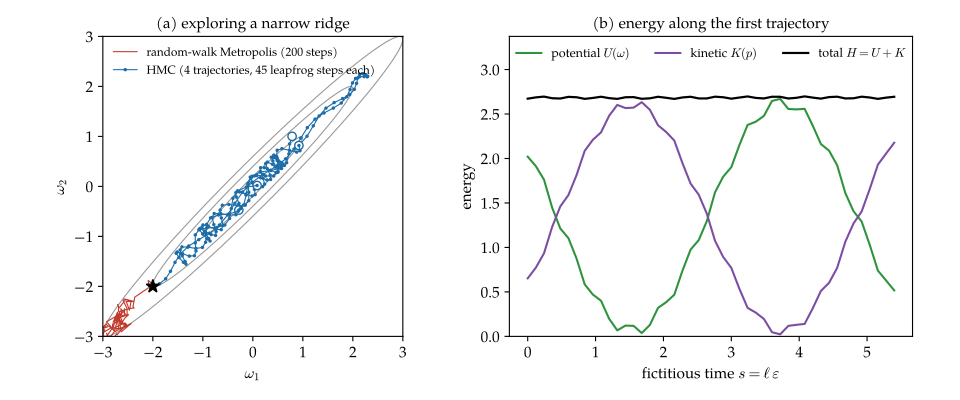

This figure's Python source:
import numpy as np, matplotlib as mp, matplotlib.pyplot as plt
plt.rcParams.update({"text.usetex": False, "font.family": "serif", "font.serif": ["TeX Gyre Pagella", "Palatino", "DejaVu Serif"], "mathtext.fontset": "cm",
    "font.size": 11})
rng = np.random.default_rng(7)
rho = 0.98
S = np.array([[1, rho], [rho, 1]]); P = np.linalg.inv(S)
U = lambda q: 0.5 * q @ P @ q
gU = lambda q: P @ q
# random-walk Metropolis, 200 steps
q = np.array([-2.0, -2.0]); rw = [q]
for _ in range(200):
    p = q + 0.15 * rng.standard_normal(2)
    if np.log(rng.random()) < U(q) - U(p): q = p
    rw.append(q)
rw = np.array(rw)
# HMC: 5 trajectories, eps 0.12, L 25
q = np.array([-2.0, -2.0]); trajs = []; Hs = None
eps, L = 0.12, 45
for t in range(4):
    p = rng.standard_normal(2); q0, p0 = q.copy(), p.copy()
    path = [q.copy()]; HUK = [(U(q), 0.5*p@p)]
    p = p - 0.5*eps*gU(q)
    for i in range(L):
        q = q + eps*p
        g = gU(q)
        p = p - (eps if i < L-1 else 0.5*eps)*g
        path.append(q.copy())
        ph = p + 0.5*eps*g if i < L-1 else p
        HUK.append((U(q), 0.5*ph@ph))
    dH = (U(q)+0.5*p@p) - (U(q0)+0.5*p0@p0)
    if np.log(rng.random()) >= -dH: q = q0
    trajs.append(np.array(path))
    if t == 0: Hs = np.array(HUK)
fig, ax = plt.subplots(1, 2, figsize=(9.6, 4.0))
g = np.linspace(-3, 3, 200); X, Y = np.meshgrid(g, g)
Z = 0.5*(P[0,0]*X**2 + 2*P[0,1]*X*Y + P[1,1]*Y**2)
for a in ax[:1]:
    a.contour(X, Y, Z, levels=[0.5, 2, 4.5], colors='0.6', linewidths=0.8)
ax[0].plot(rw[:,0], rw[:,1], '-', color='#C0392B', lw=0.8, label='random-walk Metropolis (200 steps)')
for i, tr in enumerate(trajs):
    ax[0].plot(tr[:,0], tr[:,1], '.-', color='#1B6CA8', ms=3, lw=0.8,
               label='HMC (4 trajectories, 45 leapfrog steps each)' if i == 0 else None)
    ax[0].plot(tr[-1,0], tr[-1,1], 'o', color='#1B6CA8', ms=6, mfc='white')
ax[0].plot(-2.0, -2.0, 'k*', ms=10)
ax[0].set_xlim(-3, 3); ax[0].set_ylim(-3, 3); ax[0].set_aspect('equal')
ax[0].set_xlabel(r'$\omega_1$'); ax[0].set_ylabel(r'$\omega_2$')
ax[0].legend(fontsize=8.5, loc="upper left", frameon=False)
ax[0].set_title(r'(a) exploring a narrow ridge', fontsize=11)
s = np.arange(len(Hs))*eps
ax[1].plot(s, Hs[:,0], color='#2E933C', label=r'potential $U(\omega)$')
ax[1].plot(s, Hs[:,1], color='#7B4EA3', label=r'kinetic $K(p)$')
ax[1].plot(s, Hs.sum(1), 'k', lw=1.6, label=r'total $H = U + K$')
ax[1].set_xlabel(r'fictitious time $s = \ell\,\varepsilon$'); ax[1].set_ylabel('energy')
ax[1].set_ylim(0, 1.25*Hs.sum(1).max()); ax[1].legend(fontsize=9, frameon=False, loc="upper center", ncol=3)
ax[1].set_title(r'(b) energy along the first trajectory', fontsize=11)
fig.tight_layout(); fig.savefig('fig_hmc.pdf')
